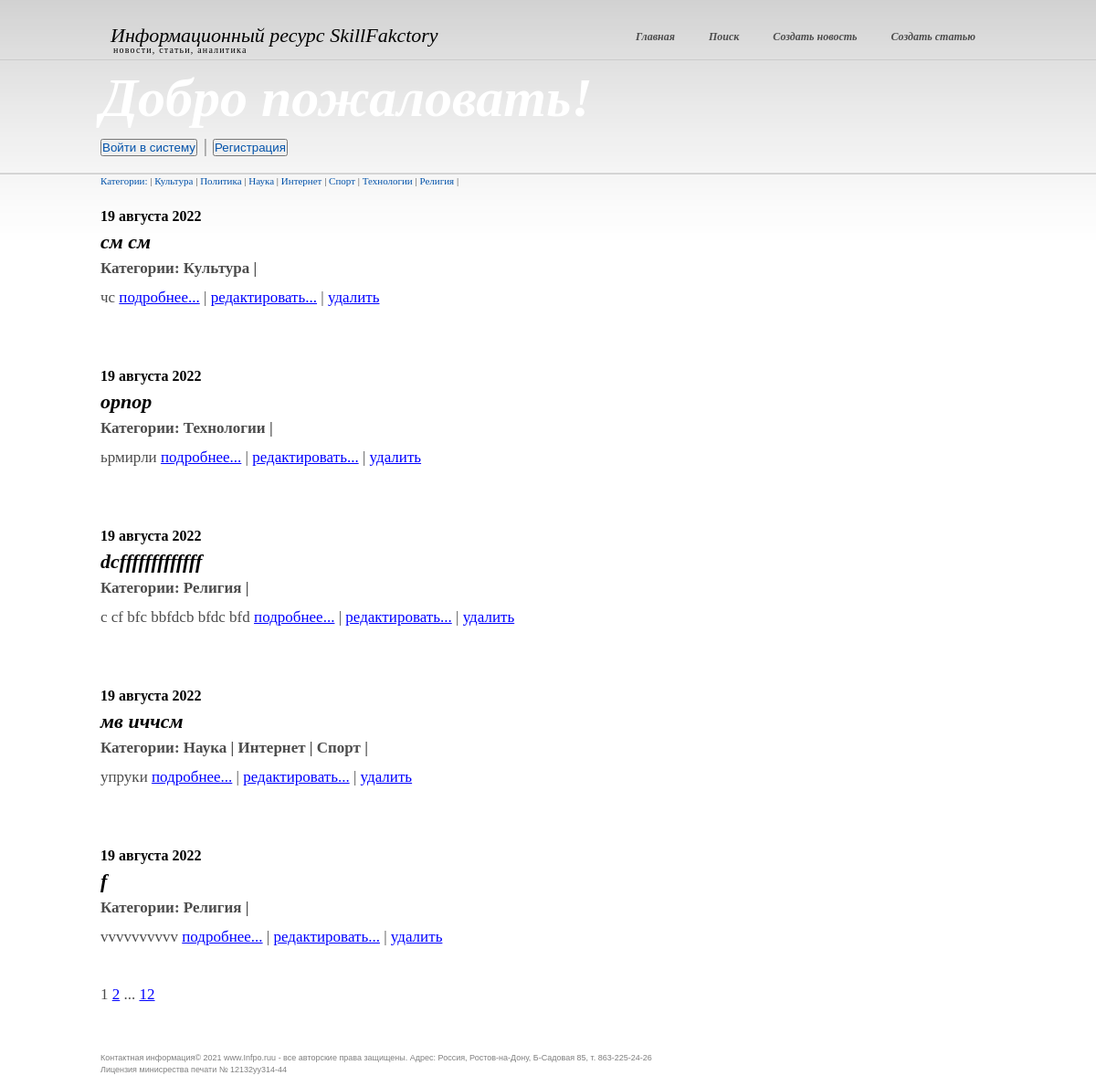
Page /home/ on the earlier database version.
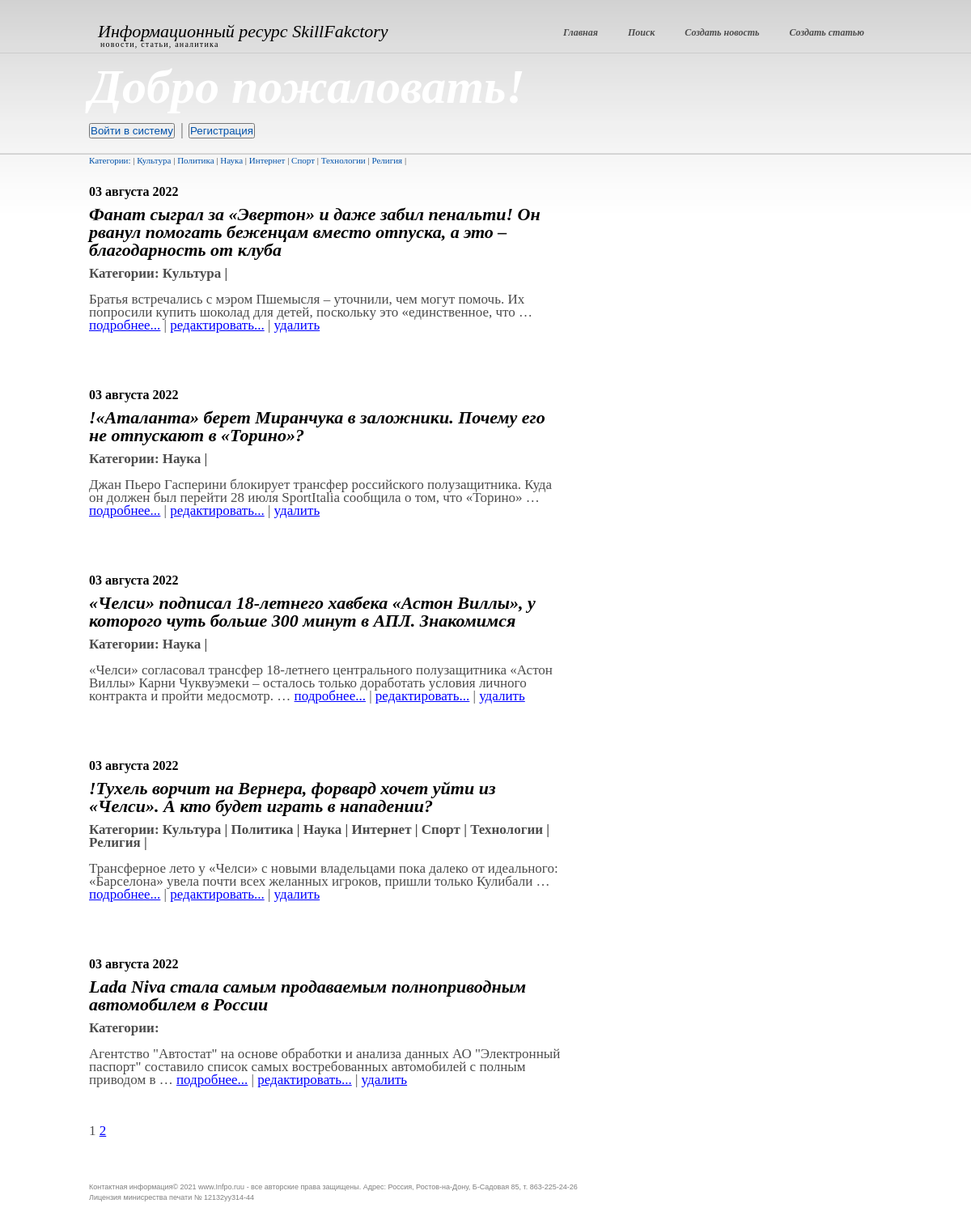
Same page on the later database version.
### news/models.py (models this page shows, shortened)
class Category(models.Model): #Table of categories
    name = models.CharField(max_length=255, unique=True)
    subscribers  = models.ManyToManyField ( settings.AUTH_USER_MODEL, through='SubscribersUsers' )  # manytomany relation to the table "User"

class Post(models.Model): #Table for the posts
    head_article = models.CharField(max_length=255) #post`s name
    text_post = models.TextField() #text
    date = models.DateTimeField(auto_now_add = True) #date of the post will be added
    type_post = models.CharField(max_length = 20, choices = POSITIONS, default = 'news') #post`s type : news or article
    sum_rank = models.IntegerField ( default=0)
    id_author = models.ForeignKey('Author', on_delete=models.CASCADE) # onetomany relation to the table "Author"
    category = models.ManyToManyField('Category', through=PostCategory) #manytomany relation to the table "Category"

### news/views.py (the view)
class NewsList(ListView):
    model = Post
    ordering = '-date'
    template_name = 'home.html'
    context_object_name = 'news'
    paginate_by = 5
    def get_context_data(self, **kwargs):
        context = super().get_context_data(**kwargs)
        context['time_now'] = datetime.utcnow()
        context = super ( ).get_context_data ( **kwargs )
        context['get_author'] = not self.request.user.groups.filter ( name='author' ).exists ( )
        context['get_category'] = Category.objects.all()
        return context
    def get_queryset(self, **kwargs):
        is_private = self.request.GET.get ( 'category', None );
        if is_private:
            queryset = Post.objects.filter ( category=is_private )
        else:
            queryset = super ( ).get_queryset ( )
        return queryset

### news/templatetags/custom_filters.py (called while the page is built)
@register.filter()
def censor(value):
   if isinstance(value, str):
      a=['хрен', 'редиска', 'тыква']
      for i in a:
         b=' '+i[0]+'*' * (len(i)-1)+' '
         value=value.replace(i, b)
   return value

### templates/home.html (shortened to what this page needs)
{% extends 'flatpages/default.html' %}
{% load custom_filters%}
{% block search %}
    {% if request.user.username %}
        <p>Пользователь: {{request.user.username}}&nbsp|&nbsp<a href="/home/sign/logout/">Выйти</a>
        <button> <a href="sign/upgrade/">Стать автором</a> </button>
        </p>
    {% else %}
        <p><button> <a href="/home/accounts/login"> Войти в систему </a></button> | <button> <a href="/home/accounts/signup"> Регистрация </a></button></p>
    {% endif %}
{% endblock search %}
{% block content %}
    <div class="col">
       <div class="post">
           <a href="/home" title="разделы новостей">Категории:</a> |
           {% for c in get_category %}
           <a href="?category={{c.id}}">{{ c.name }}</a> |
           {% endfor %}
           {% for i in news %}
               <h4>{{ i.date|date:'d E Y' }}</h4>
                <h3>{{ i.head_article| censor}}</h3>
                <p>
                <b>Категории:
               {% for v in i.category.all %}
                   {{ v.name }} |
                    {% endfor %}</b>
               <br><br>
                {{ i.text_post|truncatewords:20| censor }}
                <a href="{{ i.id }}">подробнее...</a> |
                <a href="news/{{ i.id }}/update">редактировать...</a> |
                <a href="news/{{ i.id }}/delete">удалить</a>
                </p><br><br>
           {% endfor %}
            <p>
            {{ page_obj.number }}
            {% if page_obj.has_next %}
                <a href="?page={{ page_obj.next_page_number }}">{{ page_obj.next_page_number }}</a>
                {% if paginator.num_pages != page_obj.next_page_number %}
                    ...
                    <a href="?page={{ page_obj.paginator.num_pages }}">{{ page_obj.paginator.num_pages }}</a>
                {% endif %}
            {% endif %}
        </p>
      </div>
    </div>
{% endblock content %}

Differences in the rows shown:
removed Post: date "19 августа 2022", head_article|censor "см см", text_post|censor "чс", Category (name "Культура")
removed Post: date "19 августа 2022", head_article|censor "орпор", text_post|censor "ьрмирли", Category (name "Технологии")
removed Post: date "19 августа 2022", head_article|censor "dcfffffffffffff", text_post|censor "c cf bfc bbfdcb bfdc bfd", Category (name "Религия")
removed Post: date "19 августа 2022", head_article|censor "мв иччсм", text_post|censor "упруки", Category (name "Наука"), Category (name "Интернет"), Category (name "Спорт")
removed Post: date "19 августа 2022", head_article|censor "f", text_post|censor "vvvvvvvvvv", Category (name "Религия")
now on this page (row unchanged): Post: date "03 августа 2022", head_article|censor "Фанат сыграл за «Эвертон» и даже забил пенальти! Он рванул помогать беженцам вместо отпуска, а это – благодарность от клуба", text_post|censor "Братья встречались с мэром Пшемысля – уточнили, чем могут помочь. Их попросили купить шоколад для детей, поскольку это «единственное, что …", Category (name "Культура")
now on this page (row unchanged): Post: date "03 августа 2022", head_article|censor "!«Аталанта» берет Миранчука в заложники. Почему его не отпускают в «Торино»?", text_post|censor "Джан Пьеро Гасперини блокирует трансфер российского полузащитника. Куда он должен был перейти 28 июля SportItalia сообщила о том, что «Торино» …", Category (name "Наука")
now on this page (row unchanged): Post: date "03 августа 2022", head_article|censor "«Челси» подписал 18-летнего хавбека «Астон Виллы», у которого чуть больше 300 минут в АПЛ. Знакомимся", text_post|censor "«Челси» согласовал трансфер 18-летнего центрального полузащитника «Астон Виллы» Карни Чуквуэмеки – осталось только доработать условия личного контракта и пройти медосмотр. …", Category (name "Наука")
now on this page (row unchanged): Post: date "03 августа 2022", head_article|censor "!Тухель ворчит на Вернера, форвард хочет уйти из «Челси». А кто будет играть в нападении?", text_post|censor "Трансферное лето у «Челси» с новыми владельцами пока далеко от идеального: «Барселона» увела почти всех желанных игроков, пришли только Кулибали …", Category (name "Культура"), Category (name "Политика"), Category (name "Наука"), Category (name "Интернет"), Category (name "Спорт"), Category (name "Технологии"), Category (name "Религия")
now on this page (row unchanged): Post: date "03 августа 2022", head_article|censor "Lada Niva стала самым продаваемым полноприводным автомобилем в России", text_post|censor "Агентство \"Автостат\" на основе обработки и анализа данных АО \"Электронный паспорт\" составило список самых востребованных автомобилей с полным приводом в …"
Other differences:
{{ page_obj.paginator.num_pages }}: "12" → (not shown)
